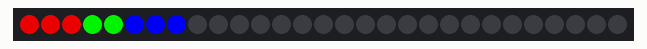
This sketch was run on a simulated Arduino Uno, built with avr-gcc and run on an emulated ATmega328P. Shown: 29 RGB LEDs in strip order, left to right. Dim RGB values are drawn brighter than linear.

Above: at 7.8 s.
At 16.56 s:
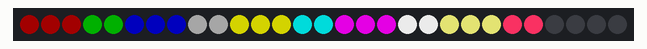
At 24.11 s:
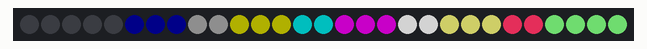
At 25.32 s:
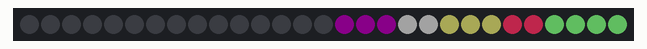
At 26.52 s:
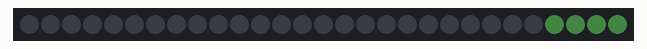
At 35.28 s:
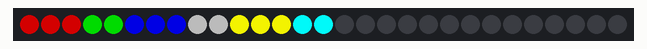

The sketch:

arrayTest.ino
```cpp
#include <FastLED.h>

//pin on arduino where led signal pin is plugged
#define LED_PIN     6

//total number leds for whole sign
#define NUM_LEDS    29

//Number of leds that make up each letter - when added together should equal total leds
const int numA = 3;
const int numN = 2;
const int numG = 3;
const int numE = 2;
const int numL= 3;
const int numB = 2;
const int numO = 3;
const int numT = 2;
const int numI = 3;
const int numC = 2;
const int numS = 4;


//number of letters in the sign
const int NUM_LETTERS = 11;

//each row is one letters rgb value
  int letterColors[NUM_LETTERS][3] = {
    {
      255, 0, 0
    },
    {
      0, 255, 0
    },
    {
      0, 0, 255
    },
    {
      100, 100, 100
    },
    {
      255, 255, 0
    },
    {
      0,255, 255
    },
     {
      255, 0, 255
    },
    {
      255, 255, 255
    },
    {
      200, 200, 100
    },
    {
      255, 50, 100
    },
    {
      100, 200, 100
    }
  };

  //letterOn  - 0 = off , 1 == on
  int letterOn[NUM_LETTERS] = {0, 0, 0, 0, 0, 0,0, 0, 0, 0, 0};
  //letterFade range from 0 to 255 where 0 is brightest
  int letterFade[NUM_LETTERS] = {0, 0, 0, 0, 0, 0, 0, 0, 0, 0, 0};
  //Number of leds for each letter  - make sure letters are in the order they are stringed together
  int letterLedNum[NUM_LETTERS] = {numA, numN, numG, numE, numL, numB, numO, numT, numI, numC, numS};


  int counter = 0;
  int currentLetter = 0;
  //letterChangeTime - ~time in ms for each change in light
  //letterFadeTime - time to increment fade value in
  int letterChangeTime = 300;
  int letterFadeTime = 65;
 long int lastTimeLetterChange = 0;
 long int lastFadeTimeChange = 0;

CRGB leds[NUM_LEDS];
int singleFadeValue;


void setup() {

  FastLED.addLeds<WS2811, LED_PIN, RGB>(leds, NUM_LEDS);


  Serial.begin(9600);
}


void loop() {


    //changes the state of next letter in sequence  as ordered in array
    //current letter will go to opposite state on/off
    if ((millis()-lastTimeLetterChange)>letterChangeTime){

      currentLetter = counter%NUM_LETTERS;
      letterOn[currentLetter] = !letterOn[currentLetter];
      lastTimeLetterChange = millis();
      letterFade[currentLetter] = 0;
      counter++;
    }


//comment out this if-statment if you do not want letters to fade
    if ((millis()-lastFadeTimeChange)>letterFadeTime){
      for(int k = 0; k < NUM_LETTERS; k++){
        // Serial.println(k);
        if(letterFade[k] >= 255) {
          letterFade[k] = 0;
        } else {

          letterFade[k]= letterFade[k]+5;

        }
        // delay(10);
        // Serial.println(letterFade[k]);
      }
      lastFadeTimeChange = millis();

    }


    //updates LEDS
     writeByArray(letterLedNum, letterColors, letterFade, letterOn);


 }


void writeByArray( int ledNum[NUM_LETTERS], int colors[NUM_LETTERS][3], int fadeValue[NUM_LETTERS], int on[NUM_LETTERS]){
     //elemet in arrays represent one letter
    //on[] = set to zero for letter to be off or one for letter to be on
    //ledNum[] = number of leds in letter
    //colors = coller for each letter  r
    //fadeValue = fadvalue for each letter
    int startValue = 0;
    int endValue = 0;

//sets values for each letter based on the number of leds in the letter
    for (int i = 0; i<NUM_LETTERS; i++){

       endValue = startValue+ledNum[i];
        for(int j = startValue; j < endValue; j++) {

            leds[j] = CRGB(colors[i][0]*on[i], colors[i][1]*on[i], colors[i][2]*on[i]);
            leds[j].fadeLightBy(fadeValue[i]);

        }

        startValue = endValue;
    }
    //updates the led string with new values set above
    FastLED.show();


}
```
